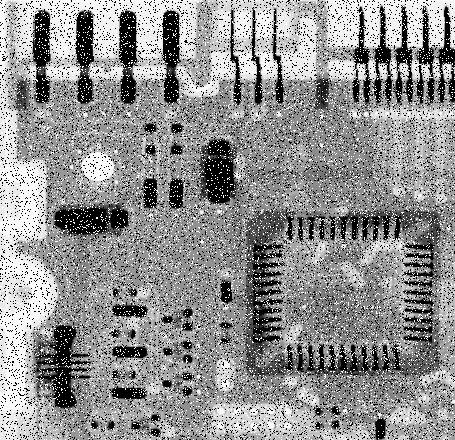
#> input picture machine_vision/pic/Fig5.10(a).jpg, 455 x 440 px
$ python ex_4_4.py
#> lines starting #> are read from the running program, lines starting #| are printed output that depends on the picture
import cv2 as cv
import numpy as np
from matplotlib import pyplot as plt


filename = 'pic/Fig5.10(a).jpg'
src_img = cv.imread(filename, 0)
#> src_img is the input picture: shape (440, 455); min 0, max 255, mean 144.1
plt.subplot(131)
plt.title('src')
plt.imshow(src_img, plt.cm.gray)

mean_img = src_img.copy()
kernel = np.ones((3,3)) / 9
mean_img = cv.filter2D(src_img,-1,kernel)
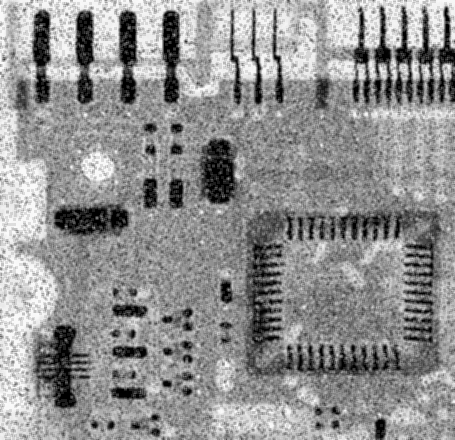
#> mean_img: shape (440, 455); min 0, max 253, mean 144
plt.subplot(132)
plt.title('mean')
plt.imshow(mean_img, plt.cm.gray)

median_img = src_img.copy()
median_img = cv.medianBlur(src_img, 3)
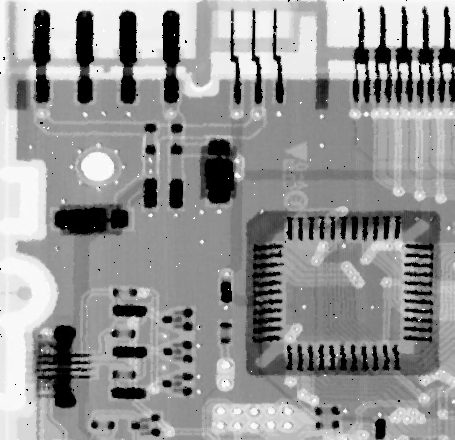
#> median_img: shape (440, 455); min 0, max 255, mean 148.2
plt.subplot(133)
plt.title('median')
plt.imshow(median_img, plt.cm.gray)


plt.show()
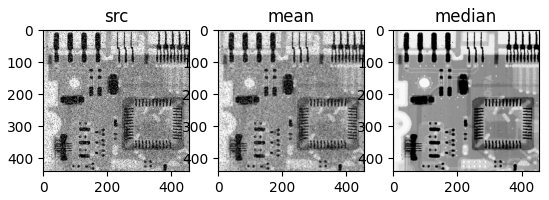
#> figure drawn by matplotlib, 3 panels

$ run again, with machine_vision/pic/Fig3.04(a).jpg copied over machine_vision/pic/Fig5.10(a).jpg
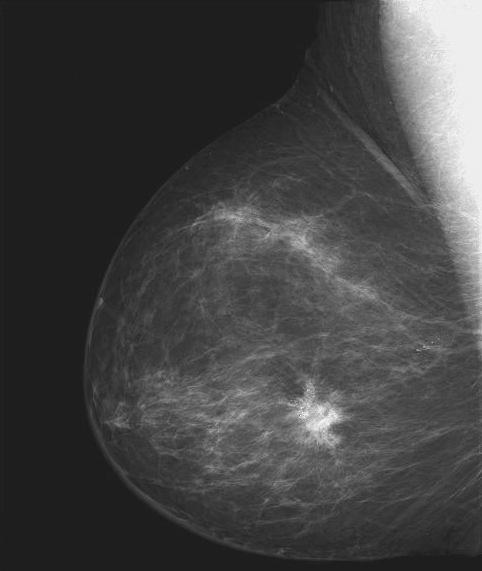
#> input picture machine_vision/pic/Fig3.04(a).jpg, 482 x 571 px
#> src_img is the input picture: shape (571, 482); min 21, max 255, mean 66.7
#> `plt.show()`:
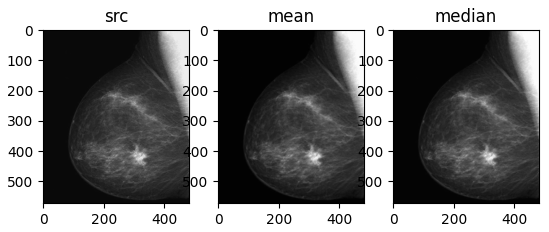
#> figure drawn by matplotlib, 3 panels

$ run again, with machine_vision/pic/Fig3.08(a).jpg copied over machine_vision/pic/Fig5.10(a).jpg
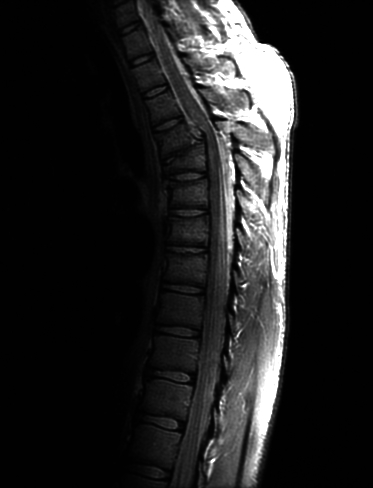
#> input picture machine_vision/pic/Fig3.08(a).jpg, 373 x 488 px
#> src_img is the input picture: shape (488, 373); min 0, max 255, mean 32.6
#> `plt.show()`:
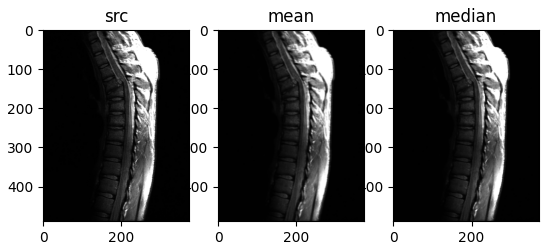
#> figure drawn by matplotlib, 3 panels

$ run again, with machine_vision/pic/Fig3.20(a).jpg copied over machine_vision/pic/Fig5.10(a).jpg
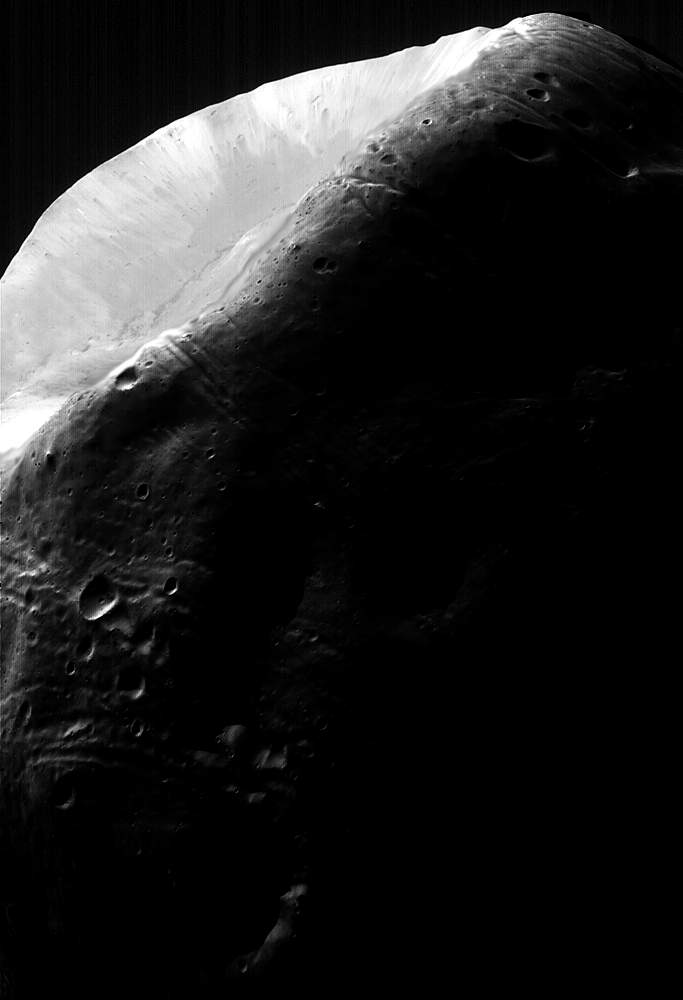
#> input picture machine_vision/pic/Fig3.20(a).jpg, 683 x 1000 px
#> src_img is the input picture: shape (1000, 683); min 0, max 255, mean 32.3
#> `plt.show()`:
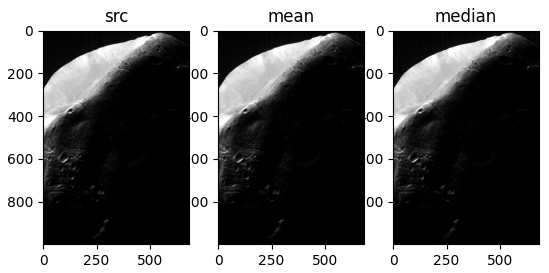
#> figure drawn by matplotlib, 3 panels
